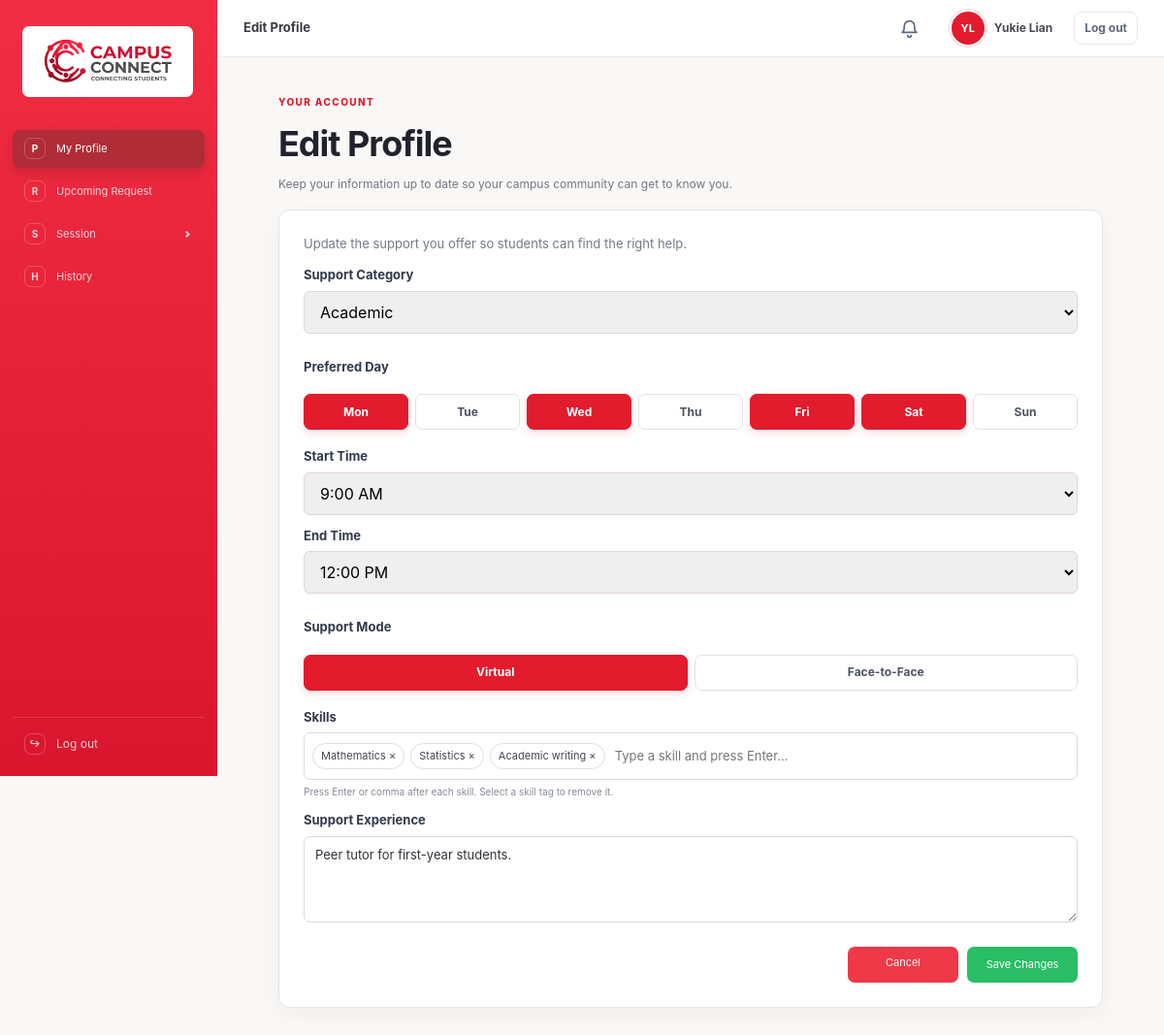
The app's page /backend/profile_management/edit_profile.php (signed in) with its own data.
### tables this page shows
CREATE TABLE users (
    id                        INT AUTO_INCREMENT PRIMARY KEY,
    student_id                VARCHAR(30)   NOT NULL,
    email                     VARCHAR(150)  NOT NULL,
    personalemail             VARCHAR(150)  NULL,
    full_name                 VARCHAR(100)  NOT NULL,
    university_name           VARCHAR(100)  NOT NULL,
    password_hash             VARCHAR(255)  NOT NULL,
    picture_url               VARCHAR(255)  NULL,
    cover_photo_url           VARCHAR(255)  NULL,
    volunteer_picture_url     VARCHAR(255)  NULL,
    volunteer_cover_photo_url VARCHAR(255)  NULL,
    education                 VARCHAR(500)  NULL,
    skills                    VARCHAR(500)  NULL,
    support_experience        VARCHAR(1000) NULL,
    tfa_code                  VARCHAR(255)  NULL,
    tfa_expiry                DATETIME      NULL,
    failed_attempts           INT           NOT NULL DEFAULT 0,
    locked_until              DATETIME      NULL,
    remember_token_hash       CHAR(64)      NULL,
    remember_expires          DATETIME      NULL,
    reset_code                VARCHAR(6)    NULL,
    reset_expiry              DATETIME      NULL,
    is_volunteer              CHAR(1)       NOT NULL DEFAULT 'N',
    is_active                 CHAR(1)       NOT NULL DEFAULT 'N',
    created_at                DATETIME      NOT NULL DEFAULT CURRENT_TIMESTAMP,
    CONSTRAINT uq_users_email      UNIQUE (email),
    CONSTRAINT uq_users_student_id UNIQUE (student_id),
    CONSTRAINT chk_users_volunteer CHECK (is_volunteer IN ('Y', 'N')),
    CONSTRAINT chk_users_active    CHECK (is_active IN ('Y', 'N'))
);

CREATE TABLE volunteers (
    id             INT AUTO_INCREMENT PRIMARY KEY,
    user_id        INT         NOT NULL, 
    category       VARCHAR(50) NOT NULL,
    preferred_day  VARCHAR(10) NOT NULL,
    start_time     TIME        NOT NULL,
    end_time       TIME        NOT NULL,
    skills         VARCHAR(255) NULL,
    support_mode   VARCHAR(20) NOT NULL,
    is_available   CHAR(1)     NOT NULL DEFAULT 'N',
    created_at     DATETIME    NOT NULL DEFAULT CURRENT_TIMESTAMP,
    CONSTRAINT uq_volunteers_slot  UNIQUE (user_id, preferred_day, start_time, end_time),
    CONSTRAINT chk_volunteers_day  CHECK (preferred_day IN ('Monday', 'Tuesday', 'Wednesday', 'Thursday', 'Friday', 'Saturday', 'Sunday')),
    CONSTRAINT chk_volunteers_mode CHECK (support_mode IN ('Online', 'Face-to-face')),
    CONSTRAINT chk_volunteers_flag CHECK (is_available IN ('Y', 'N')),
    CONSTRAINT chk_volunteers_time CHECK (end_time > start_time),
    CONSTRAINT fk_volunteers_user  FOREIGN KEY (user_id) REFERENCES users (id)
);

### backend/general/account_functions.php (called while the page is built, shortened)
<?php
require_once __DIR__ . '/db.php';
function e($value): string {
    return htmlspecialchars((string)$value, ENT_QUOTES, 'UTF-8');
}
function current_user(): ?array {
    global $pdo;
    $stmt = $pdo->prepare('SELECT * FROM users WHERE id = ?');
    $stmt->execute([$_SESSION['user_id']]);
    $user = $stmt->fetch();
    return $user ?: null;
}
?>

### backend/profile_management/edit_profile.php (the view, shortened to what this page needs)
<?php
require_once dirname(__DIR__) . '/general/account_functions.php';
require_once dirname(__DIR__) . '/general/dashboard_header.php';
$user = current_user();
$isVolunteer = ($user['is_volunteer'] ?? 'N') === 'Y';
$fieldErrors = [];
$experience = (string)($user['support_experience'] ?? '');
$volunteerCategories = ['Academic','Technology','New Student','General Student'];
$validDays = ['Monday','Tuesday','Wednesday','Thursday','Friday','Saturday','Sunday'];
$category = '';
$startTime = '';
$endTime = '';
$timeOptions = [];
for ($hour = 0; $hour < 24; $hour++) {
    foreach ([0, 30] as $minute) {
        $timeOption = sprintf('%02d:%02d', $hour, $minute);
        $timeOptions[$timeOption] = date('g:i A', strtotime($timeOption));
    }
}
if ($isVolunteer) {
    $slotQuery = $pdo->prepare('SELECT category, preferred_day, start_time, end_time, support_mode, is_available FROM volunteers WHERE user_id = ? ORDER BY FIELD(preferred_day, \'Monday\', \'Tuesday\', \'Wednesday\', \'Thursday\', \'Friday\', \'Saturday\', \'Sunday\'), start_time');
    $slotQuery->execute([$user['id']]);
    $volunteerSlots = $slotQuery->fetchAll();
    if ($volunteerSlots) {
        $category = $volunteerSlots[0]['category'];
        $startTime = substr($volunteerSlots[0]['start_time'], 0, 5);
        $endTime = substr($volunteerSlots[0]['end_time'], 0, 5);
    }
}
$user = current_user();
?>
<!DOCTYPE html>
<html lang="en">
<head>
    <link rel="stylesheet" href="<?= BASE_URL ?>/frontend/css/style.css">
    <link rel="stylesheet" href="<?= BASE_URL ?>/frontend/css/profile.css">
</head>
<body class="account-page dashboard-page">
<div class="dashboard-app">
<?php include dirname(__DIR__) . '/general/account_sidebar.php'; ?>
<main class="dashboard-main">
    <?= renderDashboardHeader('Edit Profile', $user) ?>
    <div class="dashboard-shell edit-profile-shell">
        <div class="profile-page-heading edit-profile-heading"><div><span class="account-eyebrow">YOUR ACCOUNT</span><h1>Edit Profile</h1><p>Keep your information up to date so your campus community can get to know you.</p></div></div>
        <section class="edit-profile-card">
            <form method="post" id="editProfileForm">
                <?php if ($isVolunteer): ?>
                <div class="volunteer-edit-intro"><p>Update the support you offer so students can find the right help.</p></div>
                <label for="category" class="<?= isset($fieldErrors['category']) ? 'has-error' : '' ?>">Support Category</label>
                <select id="category" name="category" class="<?= isset($fieldErrors['category']) ? 'is-invalid' : '' ?>" required><option value="" disabled <?= $category === '' ? 'selected' : '' ?>>Select...</option><?php foreach ($volunteerCategories as $option): ?><option value="<?= e($option) ?>" <?= $category === $option ? 'selected' : '' ?>><?= e($option) ?></option><?php endforeach; ?></select>
                <fieldset class="volunteer-choice-fieldset <?= isset($fieldErrors['preferred_days']) ? 'has-error' : '' ?>"><legend>Preferred Day</legend><div class="volunteer-day-options"><?php foreach ($validDays as $option): ?><label class="volunteer-choice-pill"><input type="checkbox" name="preferred_days[]" value="<?= e($option) ?>" <?= in_array($option, $preferredDays, true) ? 'checked' : '' ?>><span><?= e(substr($option, 0, 3)) ?></span></label><?php endforeach; ?></div></fieldset>
                <label for="start_time" class="<?= isset($fieldErrors['preferred_time']) ? 'has-error' : '' ?>">Start Time</label>
                <select id="start_time" name="start_time" class="<?= isset($fieldErrors['preferred_time']) ? 'is-invalid' : '' ?>" required><option value="" disabled <?= $startTime === '' ? 'selected' : '' ?>>Select start time...</option><?php foreach ($timeOptions as $value => $label): ?><option value="<?= e($value) ?>" <?= $startTime === $value ? 'selected' : '' ?>><?= e($label) ?></option><?php endforeach; ?></select>
                <label for="end_time" class="<?= isset($fieldErrors['preferred_time']) ? 'has-error' : '' ?>">End Time</label>
                <select id="end_time" name="end_time" class="<?= isset($fieldErrors['preferred_time']) ? 'is-invalid' : '' ?>" required><option value="" disabled <?= $endTime === '' ? 'selected' : '' ?>>Select end time...</option><?php foreach ($timeOptions as $value => $label): ?><option value="<?= e($value) ?>" <?= $endTime === $value ? 'selected' : '' ?>><?= e($label) ?></option><?php endforeach; ?></select>
                <fieldset class="volunteer-choice-fieldset <?= isset($fieldErrors['support_mode']) ? 'has-error' : '' ?>"><legend>Support Mode</legend><div class="volunteer-mode-options"><?php foreach (['Online' => 'Virtual','Face-to-face' => 'Face-to-Face'] as $value => $label): ?><label class="volunteer-choice-pill"><input type="radio" name="support_mode" value="<?= e($value) ?>" <?= $supportMode === $value ? 'checked' : '' ?>><span><?= e($label) ?></span></label><?php endforeach; ?></div></fieldset>
                <label for="skillEntry" class="<?= isset($fieldErrors['skills']) ? 'has-error' : '' ?>">Skills</label>
                <div class="skill-editor <?= isset($fieldErrors['skills']) ? 'is-invalid' : '' ?>" id="skillEditor">
                    <input type="text" id="skillEntry" placeholder="Type a skill and press Enter..." autocomplete="off" aria-label="Add a skill">
                </div>
                <p class="edit-field-note">Press Enter or comma after each skill. Select a skill tag to remove it.</p>
                <label for="support_experience" class="<?= isset($fieldErrors['support_experience']) ? 'has-error' : '' ?>">Support Experience</label>
                <textarea id="support_experience" name="support_experience" maxlength="1000" rows="3" placeholder="Briefly describe any volunteering, teaching, mentoring or counselling experience you have..." class="<?= isset($fieldErrors['support_experience']) ? 'is-invalid' : '' ?>"><?= e($experience) ?></textarea>
                <div class="edit-profile-actions"><a class="btn btn-cancel" href="<?= BASE_URL ?>/volunteer.php">Cancel</a><button class="btn btn-primary" type="submit">Save Changes</button></div>
                <?php endif; ?>
            </form>
        </section>
    </div>
</main>
</div>
</body>
</html>

### backend/general/dashboard_header.php (shortened to what this page needs)
<?php
function renderDashboardHeader(string $title, array $user, ?array $back = null, int $unreadNotifications = 0): string
{
    $backLink = '';
    $isVolunteer = ($user['is_volunteer'] ?? 'N') === 'Y';
    $name        = $user['full_name'] ?? 'Student';
    $picture     = $isVolunteer ? ($user['volunteer_picture_url'] ?? '') : ($user['picture_url'] ?? '');
    $initials = '';
    foreach (array_slice(preg_split('/\s+/', trim($name)), 0, 2) as $part) {
        $initials .= strtoupper(substr($part, 0, 1));
    }
    $avatar = $picture
        ? '<img src="' . htmlspecialchars($picture) . '" alt="">'
        : htmlspecialchars($initials);
    $bellLabel = $unreadNotifications > 0 ? "Notifications, $unreadNotifications unread" : 'Notifications';
    $bell = '<a class="dashboard-bell" href="' . BASE_URL . '/backend/notification_management/notifications.php" title="Notifications" aria-label="' . $bellLabel . '">'
          . '<svg viewBox="0 0 24 24" aria-hidden="true"><path d="M6 9a6 6 0 0 1 12 0c0 6 2.5 7.5 2.5 7.5h-17S6 15 6 9z"/><path d="M10 20a2 2 0 0 0 4 0"/></svg>'
          . ($unreadNotifications > 0 ? '<span class="dashboard-bell-badge">' . ($unreadNotifications > 9 ? '9+' : $unreadNotifications) . '</span>' : '')
          . '</a>';
    return '<header class="dashboard-header">'
         . '<div class="dashboard-header-title">' . $backLink . '<span>' . htmlspecialchars($title) . '</span></div>'
         . '<nav class="dashboard-nav" aria-label="Account navigation">'
         . $bell
         . '<a class="dashboard-user-chip" href="' . BASE_URL . ($isVolunteer ? '/volunteer.php' : '/profile.php') . '" aria-label="View your profile">'
         . '<span class="dashboard-user-avatar">' . $avatar . '</span>' . htmlspecialchars($name) . '</a>'
         . '<a class="dashboard-logout" href="' . BASE_URL . '/logout.php">Log out</a>'
         . '</nav></header>';
}

### frontend/css/style.css (style rules this page uses)
:root { --red: #e21b2d; --red-dark: #c41225; --red-light: #fff0f1; --text: #222222; --muted: #6b6b6b; --border: #e3d5d5; --bg: #ffffff; --success: #2e7d32; --radius: 6px; }
* { box-sizing: border-box; }
body { margin: 0; font-family: Arial, Helvetica, sans-serif; font-size: 17px; color: var(--text); background: var(--bg); line-height: 1.5; }
h1 { font-size: 26px; margin: 0 0 8px; }
.btn { display: inline-block; padding: 12px 20px; border-radius: var(--radius); border: 2px solid transparent; font-family: inherit; font-size: 16px; line-height: 1.4; cursor: pointer; text-decoration: none; text-align: center; }
.btn-primary { background: var(--red); color: #fff; }
label { display: block; font-weight: bold; margin: 14px 0 6px; }
input[type=date], input[type=text], select, textarea { width: 100%; padding: 10px 12px; font-size: 16px; border: 1px solid var(--border); border-radius: var(--radius); font-family: inherit; }
textarea { min-height: 100px; resize: vertical; }
.account-page { min-height: 100vh; margin: 0; color: #1b2435; background: #f7f8fc; font-family: Inter, "Segoe UI", Arial, sans-serif; font-size: 15px; }
.account-eyebrow { color: #8179dc; font-size: 10px; font-weight: 800; letter-spacing: .14em; }
.account-page label { margin: 15px 0 6px; color: #30394a; font-size: 12px; font-weight: 700; }
.account-page input[type="text"],.account-page input[type="email"],.account-page input[type="password"] { width: 100%; min-height: 44px; padding: 10px 12px; border: 1px solid #dfe2eb; border-radius: 9px; outline: none; background: #fff; color: #1b2435; font-family: inherit; font-size: 14px; transition: border-color .15s ease, box-shadow .15s ease; }
.dashboard-page { min-height: 100vh; }
.dashboard-header { display: flex; align-items: center; justify-content: space-between; min-height: 72px; padding: 0 max(24px, calc((100% - 1080px) / 2)); border-bottom: 1px solid #e8eaf0; background: #fff; }
.dashboard-nav { display: flex; align-items: center; gap: 22px; }
.dashboard-nav a { color: #5d687b; font-size: 12px; font-weight: 650; text-decoration: none; }
.dashboard-nav .dashboard-logout { padding: 9px 13px; border: 1px solid #e3e5ed; border-radius: 8px; }
.dashboard-shell { width: min(100% - 40px, 960px); margin: 0 auto; padding: 45px 0 60px; }
.account-page { --account-red: #e21b2d; --account-red-dark: #c41225; --account-red-soft: #fff0f1; --account-ink: #20232c; --account-muted: #737784; color: var(--account-ink); background: #faf8f7; }
.account-brand-mark,.account-submit,.account-page .btn-primary { background: var(--account-red); box-shadow: none; }
.account-brand > span:last-child,.account-eyebrow,.account-switch a,.account-page .help-text { color: var(--account-red); }
.security-main,.dashboard-main { min-width: 0; }
.security-topbar,.dashboard-header { display: flex; align-items: center; justify-content: space-between; min-height: 65px; padding: 0 clamp(22px, 4vw, 54px); border-bottom: 1px solid #eee8e7; background: #fff; }
.dashboard-app { display: grid; grid-template-columns: 224px minmax(0,1fr); min-height: 100vh; }
.dashboard-header { position: sticky; top: 0; z-index: 10; min-height: 59px; padding: 0 27px; }
.dashboard-header-title { display: flex; align-items: center; gap: 6px; color: #373943; font-size: 13px; font-weight: 700; }
.dashboard-user-chip { display: flex; align-items: center; gap: 8px; color: #484a52 !important; }
.dashboard-user-chip .dashboard-user-avatar { display: grid; place-items: center; flex: 0 0 38px; width: 38px; height: 38px; overflow: hidden; border: 2px solid #fff; border-radius: 50%; color: #fff; background: var(--account-red, #e21b2d); box-shadow: 0 0 0 1px #f2d9dc; font-size: 11px; font-weight: 750; }
.dashboard-header .dashboard-logout { padding: 7px 10px; border-color: #ede6e6; }
.dashboard-nav .dashboard-bell { position: relative; display: grid; place-items: center; width: 38px; height: 38px; border-radius: 50%; color: #5d687b; transition: background 0.15s, color 0.15s; }
.dashboard-bell svg { width: 21px; height: 21px; fill: none; stroke: currentColor; stroke-width: 1.9; stroke-linecap: round; stroke-linejoin: round; }
.dashboard-shell { width: min(1030px, calc(100% - 54px)); padding: 27px 0 45px; }

### records on screen
users: full_name "Yukie Lian", support_experience "Peer tutor for first-year students."
volunteers: start_time "9:00 AM", end_time "12:00 PM"

### other values on screen
$title "Edit Profile"
$initials "YL"
substr($option, 0, 3) "Mon"
substr($option, 0, 3) "Tue"
substr($option, 0, 3) "Wed"
substr($option, 0, 3) "Thu"
substr($option, 0, 3) "Fri"
substr($option, 0, 3) "Sat"
substr($option, 0, 3) "Sun"
$label "Virtual"
$label "Face-to-Face"
form field category "Academic"
